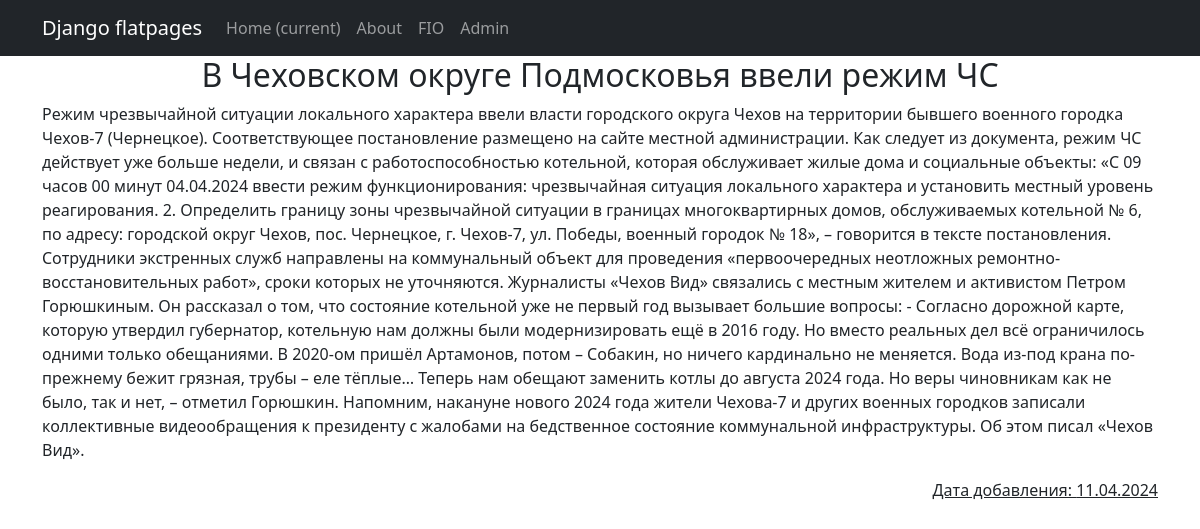
/news/6/, run on the app's committed database.
### news/models.py (models this page shows, shortened)
class News(models.Model):
    title = models.CharField(max_length=255, unique=True, default='')
    content = models.TextField(default='')
    created_at = models.DateTimeField(default=timezone.now, blank=True)

### news/views.py (the view)
# urls.py: path('<int:pk>/', NewsDetail.as_view(), name='news_detail'),  # Конкретная новость
class NewsDetail(DetailView):
    model = News
    template_name = 'news_detail.html'
    context_object_name = 'news'

### news/templatetags/custom_filters.py (called while the page is built)
@register.filter
def censor(value):
    unwanted_words = ['удар', 'убийство', 'наркотики', 'насилие', 'смерть', 'жертвы']  # список нежелательных слов
    censored_value = value
    for word in unwanted_words:
        censored_value = censored_value.replace(word, '*' * len(word))  # заменяем слово на звездочки
    return censored_value

### templates/news_detail.html (shortened to what this page needs)
{% extends 'flatpages/default.html' %}
{% load custom_filters %}
{% block content %}
   <h2>{{ news.title }}</h2>
   <div style = "text-align:left;">
   <p>{{ news.content|censor }}</p>
   </div>
<div style="text-align:right"><p><u>Дата добавления: {{ news.created_at|date:"d.m.Y" }}</u></p></div>
{% endblock content %}

### data on the page
News: title "В Чеховском округе Подмосковья ввели режим ЧС", content|censor "Режим чрезвычайной ситуации локального характера ввели власти городского округа Чехов на территории бывшего военного городка Чехов-7 (Чернецкое). Соответствующее постановление размещено на сайте местной администрации. Как следует из документа, режим ЧС действует уже больше недели, и связан с работоспособностью котельной, которая обслуживает жилые дома и социальные объекты: «С 09 часов 00 минут 04.04.2024 ввести режим функционирования: чрезвычайная ситуация локального характера и установить местный уровень реагирования. 2. Определить границу зоны чрезвычайной ситуации в границах многоквартирных домов, обслуживаемых котельной № 6, по адресу: городской округ Чехов, пос. Чернецкое, г. Чехов-7,…", created_at "11.04.2024"
